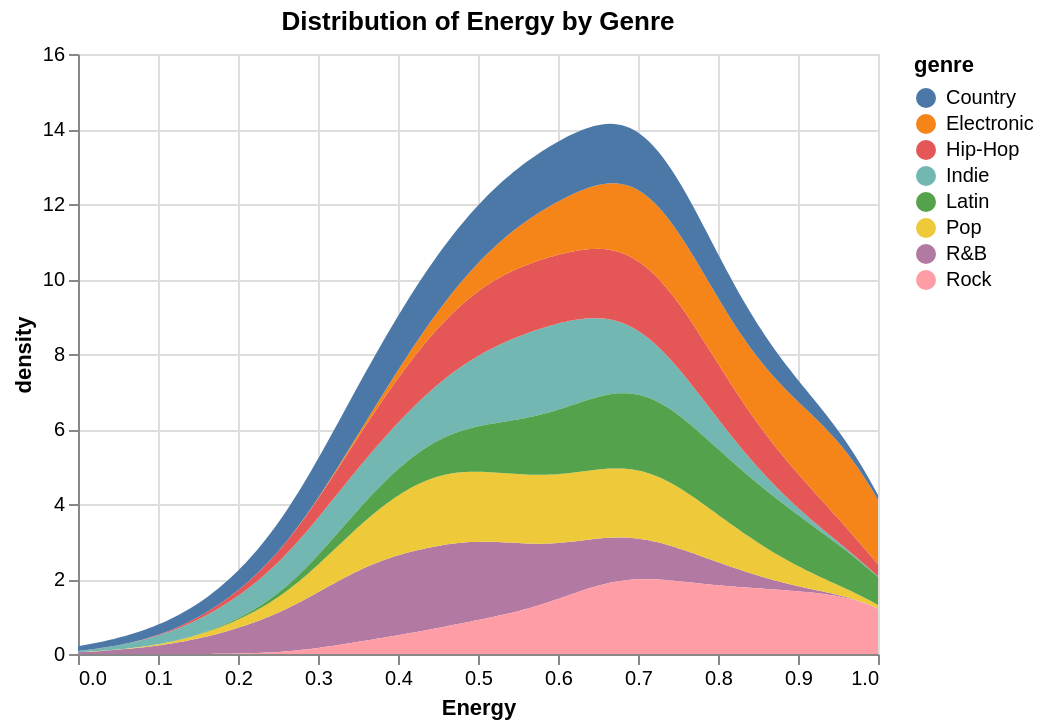

Source (notebook cell):
### Code cell
import json
spec = {
  "$schema": "https://vega.github.io/schema/vega-lite/v6.json",
  "title": "Distribution of Energy by Genre",
  "width": 400,
  "height": 300,
  "data": {
    "values": json.loads(df.to_json(orient='records'))
  },
  "mark": "area",
  "transform": [
    {
      "density": "energy",
      "groupby": ["genre"],
      "extent": [0, 1]
    }
  ],
  "encoding": {
    "x": {"field": "value", "type": "quantitative", "title": "Energy"},
    "y": {"field": "density", "type": "quantitative", "stack": "zero"},
    "color": {"field": "genre", "type": "nominal"}
  }
}

chart.show()

### Figure 1 — Vega-Lite specification as saved in the notebook (floating-point values rounded to 4 significant figures; data arrays with more than 128 entries replaced by an {"elided": "..."} marker saying what was removed)
{"config": {"view": {"continuousWidth": 300, "continuousHeight": 300}}, "data": {"name": "data-73ee1b5787fdd0c062d3ae14f8a799e1"}, "mark": "area", "encoding": {"color": {"field": "genre", "type": "nominal"}, "x": {"field": "value", "title": "Energy", "type": "quantitative"}, "y": {"field": "density", "stack": "zero", "type": "quantitative"}}, "height": 300, "title": "Distribution of Energy by Genre", "transform": [{"density": "energy", "extent": [0, 1], "groupby": ["genre"]}], "width": 400, "$schema": "https://vega.github.io/schema/vega-lite/v6.json", "datasets": {"data-73ee1b5787fdd0c062d3ae14f8a799e1": {"elided": "1200 records"}}}
